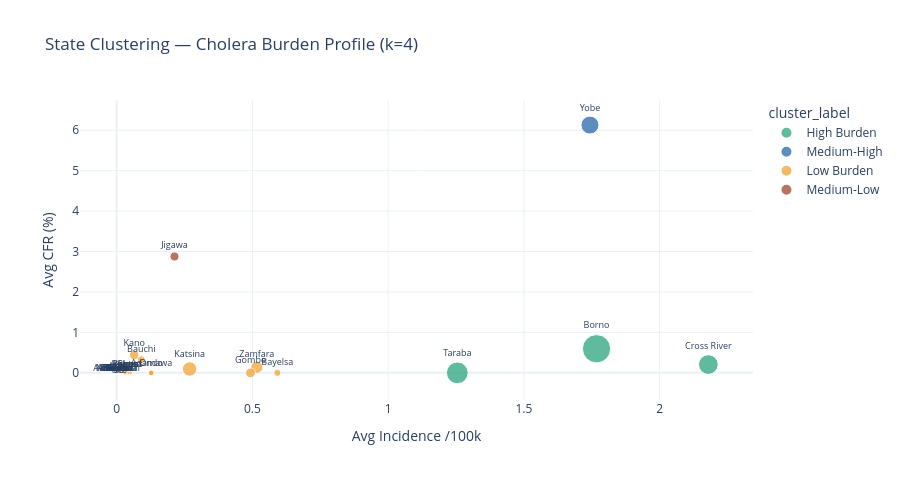

Source (notebook cell):
### Markdown cell above
## 7. K-Means State Clustering

### Code cell
print('Running K-means clustering (k=4)...\n')

cluster_result = cluster_states(
    df, disease=Diseases.CHOLERA, n_clusters=4
)

if not cluster_result.state_clusters.empty:
    fig = px.scatter(
        cluster_result.state_clusters,
        x     = 'avg_incidence',
        y     = 'avg_cfr',
        color = 'cluster_label',
        size  = 'total_cases',
        text  = 'state',
        title = f'State Clustering — Cholera Burden Profile (k=4)',
        labels = {'avg_incidence':'Avg Incidence /100k','avg_cfr':'Avg CFR (%)'},
        color_discrete_sequence = ['#1D9E75','#185FA5','#EF9F27','#993C1D'],
        template = 'plotly_white',
    )
    fig.update_traces(textposition='top center', textfont_size=9)
    fig.update_layout(height=480)
    fig.show()

    print('\n  Cluster profiles:')
    display(cluster_result.cluster_profiles)

### Figure 1 — Plotly figure (JSON) as saved in the notebook; plotly's stock layout.template omitted (floating-point values rounded to 4 significant figures)
{"data": [{"hovertemplate": "cluster_label=High Burden<br>Avg Incidence /100k=%{x}<br>Avg CFR (%)=%{y}<br>total_cases=%{marker.size}<br>state=%{text}<extra></extra>", "legendgroup": "High Burden", "marker": {"color": "#1D9E75", "size": [4025, 2372, 1945], "sizemode": "area", "sizeref": 10.06, "symbol": "circle"}, "mode": "markers+text", "name": "High Burden", "orientation": "v", "showlegend": true, "text": ["Borno", "Taraba", "Cross River"], "textfont": {"size": 9}, "textposition": "top center", "type": "scatter", "x": [1.768, 1.255, 2.179], "xaxis": "x", "y": [0.5963, 0.0, 0.2057], "yaxis": "y"}, {"hovertemplate": "cluster_label=Medium-High<br>Avg Incidence /100k=%{x}<br>Avg CFR (%)=%{y}<br>total_cases=%{marker.size}<br>state=%{text}<extra></extra>", "legendgroup": "Medium-High", "marker": {"color": "#185FA5", "size": [1632], "sizemode": "area", "sizeref": 10.06, "symbol": "circle"}, "mode": "markers+text", "name": "Medium-High", "orientation": "v", "showlegend": true, "text": ["Yobe"], "textfont": {"size": 9}, "textposition": "top center", "type": "scatter", "x": [1.743], "xaxis": "x", "y": [6.128], "yaxis": "y"}, {"hovertemplate": "cluster_label=Low Burden<br>Avg Incidence /100k=%{x}<br>Avg CFR (%)=%{y}<br>total_cases=%{marker.size}<br>state=%{text}<extra></extra>", "legendgroup": "Low Burden", "marker": {"color": "#EF9F27", "size": [1042, 732, 484, 453, 308, 262, 168, 158, 104, 90, 74, 68, 60, 53, 4, 0, 0, 0, 0, 0, 0, 0, 0, 0, 0, 0, 0, 0, 0, 0, 0, 0], "sizemode": "area", "sizeref": 10.06, "symbol": "circle"}, "mode": "markers+text", "name": "Low Burden", "orientation": "v", "showlegend": true, "text": ["Katsina", "Zamfara", "Gombe", "Kano", "Bauchi", "Bayelsa", "Adamawa", "Ondo", "Benue", "Lagos", "Rivers", "Imo", "Kwara", "Kebbi", "Abia", "Akwa Ibom", "Anambra", "Kaduna", "FCT", "Enugu", "Delta", "Ebonyi", "Edo", "Ekiti", "Ogun", "Niger", "Nasarawa", "Kogi", "Plateau", "Oyo", "Osun", "Sokoto"], "textfont": {"size": 9}, "textposition": "top center", "type": "scatter", "x": [0.2686, 0.5163, 0.493, 0.06475, 0.09083, 0.5919, 0.1287, 0.1265, 0.03097, 0.03316, 0.04985, 0.0514, 0.04328, 0.0288, 0.003267, 0.0, 0.0, 0.0, 0.0, 0.0, 0.0, 0.0, 0.0, 0.0, 0.0, 0.0, 0.0, 0.0, 0.0, 0.0, 0.0, 0.0], "xaxis": "x", "y": [0.096, 0.1366, 0.0, 0.4415, 0.3247, 0.0, 0.0, 0.0, 0.0, 0.0, 0.0, 0.0, 0.0, 0.0, 0.0, 0.0, 0.0, 0.0, 0.0, 0.0, 0.0, 0.0, 0.0, 0.0, 0.0, 0.0, 0.0, 0.0, 0.0, 0.0, 0.0, 0.0], "yaxis": "y"}, {"hovertemplate": "cluster_label=Medium-Low<br>Avg Incidence /100k=%{x}<br>Avg CFR (%)=%{y}<br>total_cases=%{marker.size}<br>state=%{text}<extra></extra>", "legendgroup": "Medium-Low", "marker": {"color": "#993C1D", "size": [417], "sizemode": "area", "sizeref": 10.06, "symbol": "circle"}, "mode": "markers+text", "name": "Medium-Low", "orientation": "v", "showlegend": true, "text": ["Jigawa"], "textfont": {"size": 9}, "textposition": "top center", "type": "scatter", "x": [0.2129], "xaxis": "x", "y": [2.878], "yaxis": "y"}], "layout": {"height": 480, "legend": {"itemsizing": "constant", "title": {"text": "cluster_label"}, "tracegroupgap": 0}, "title": {"text": "State Clustering — Cholera Burden Profile (k=4)"}, "xaxis": {"anchor": "y", "domain": [0, 1], "title": {"text": "Avg Incidence /100k"}}, "yaxis": {"anchor": "x", "domain": [0, 1], "title": {"text": "Avg CFR (%)"}}}}
